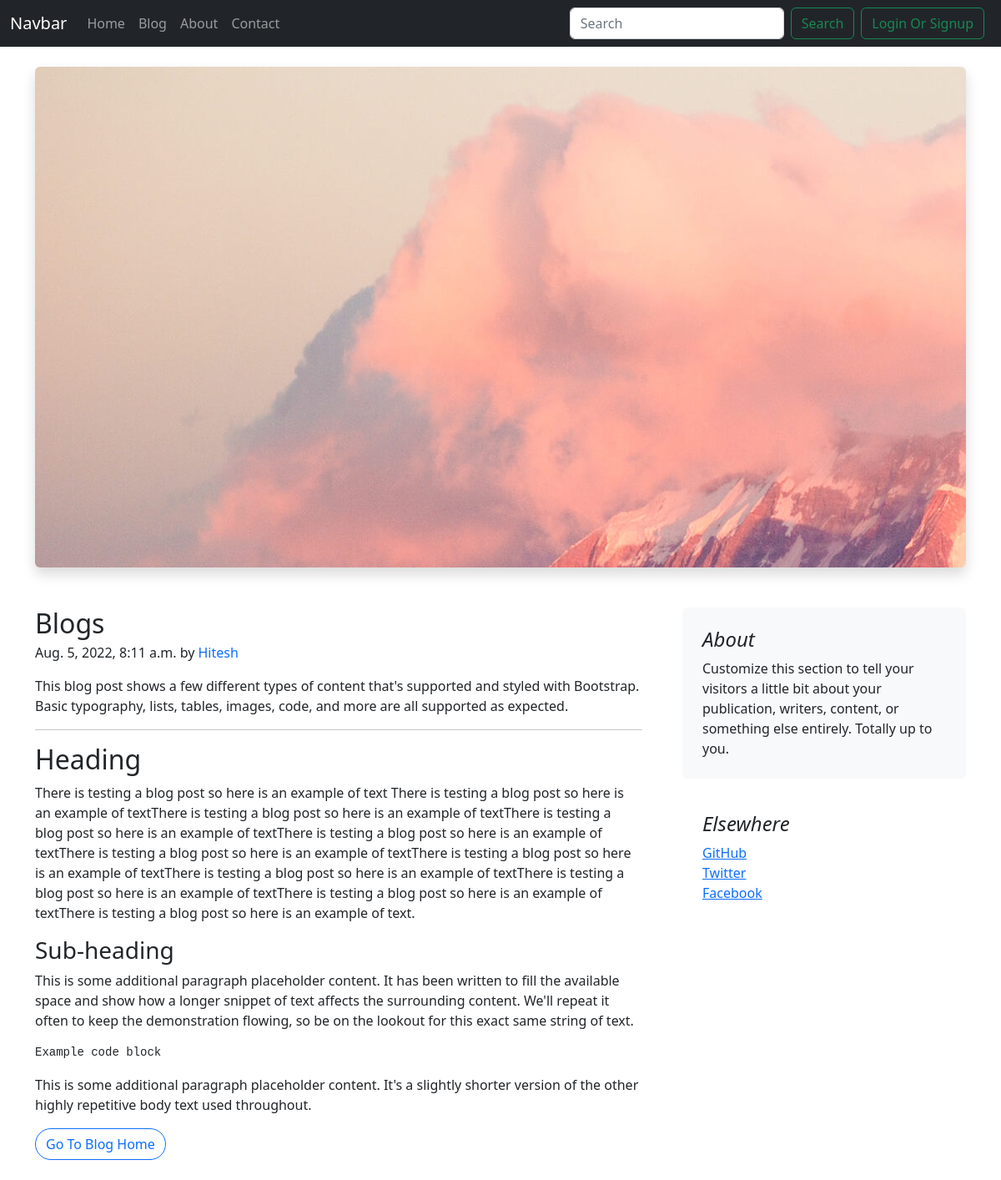
The page /blog/first-blog on the database its author committed.
### blog/models.py (models this page shows, shortened)
class Post(models.Model):
    sno = models.AutoField(primary_key=True)
    title = models.CharField(max_length=255)
    content = models.TextField()
    author = models.CharField(max_length=50)
    slug = models.CharField(max_length=500)
    timeStamp = models.DateTimeField(blank=True)
    image = models.ImageField(upload_to="blog/images", default="")

### blog/views.py (the view)
# urls.py: path('<str:slug>', views.blogPost, name='blogPost')
def blogPost (request, slug):
    post = Post.objects.filter(slug = slug).first()
    params = {'post':post}
    return render(request, 'blog/blogPost.html', params)

### templates/blog/blogPost.html (shortened to what this page needs)
{% extends 'base.html' %}
{% block body %}
<div class="container my-4">
    <div class="bg-image rounded shadow p-3 mb-5 bg-white"
        style="background-image: url('/media/{{post.image}}'); height: 75vh; object-fit: cover; background-repeat: no-repeat;">
    </div>
</div>
<div class="container my-4">
    <div class="row g-5" bis_skin_checked="1">
        <div class="col-md-8" bis_skin_checked="1">
            <article class="blog-post">
                <h2 class="blog-post-title mb-1">{{post.title}}</h2>
                <p class="blog-post-meta">{{post.timeStamp}} by <a href="/about/" target="_blank"
                        style="text-decoration:none;">{{post.author}}</a></p>
                <p>This blog post shows a few different types of content that's supported and styled with Bootstrap.
                    Basic
                    typography, lists, tables, images, code, and more are all supported as expected.</p>
                <hr>
                <h2>Heading</h2>
                <p>{{post.content}}</p>
                <h3>Sub-heading</h3>
                <p>This is some additional paragraph placeholder content. It has been written to fill the available
                    space
                    and show how a longer snippet of text affects the surrounding content. We'll repeat it often to keep
                    the
                    demonstration flowing, so be on the lookout for this exact same string of text.</p>
                <pre><code>Example code block</code></pre>
                <p>This is some additional paragraph placeholder content. It's a slightly shorter version of the other
                    highly repetitive body text used throughout.</p>
            </article>
            <nav class="blog-pagination" aria-label="Pagination">
                <a class="btn btn-outline-primary rounded-pill" href="/blog">Go To Blog Home</a>
            </nav>
        </div>
        <div class="col-md-4" bis_skin_checked="1">
            <div class="position-sticky" style="top: 2rem;" bis_skin_checked="1">
                <div class="p-4 mb-3 bg-light rounded" bis_skin_checked="1">
                    <h4 class="fst-italic">About</h4>
                    <p class="mb-0">Customize this section to tell your visitors a little bit about your publication,
                        writers, content, or something else entirely. Totally up to you.</p>
                </div>
                <div class="p-4" bis_skin_checked="1">
                    <h4 class="fst-italic">Elsewhere</h4>
                    <ol class="list-unstyled">
                        <li><a href="#">GitHub</a></li>
                        <li><a href="#">Twitter</a></li>
                        <li><a href="#">Facebook</a></li>
                    </ol>
                </div>
            </div>
        </div>
    </div>
</div>
{% endblock body %}

### templates/base.html (shortened to what this page needs)
<!doctype html>
<html lang="en">
  <head>
    <link href="https://cdn.jsdelivr.net/npm/bootstrap@5.2.0/dist/css/bootstrap.min.css" rel="stylesheet">
  </head>
  <body>
    <nav class="navbar navbar-expand-lg bg-dark navbar-dark">
      <div class="container-fluid">
        <a class="navbar-brand" href="/">Navbar</a>
        <div class="collapse navbar-collapse" id="navbarSupportedContent">
          <ul class="navbar-nav me-auto mb-2 mb-lg-0">
            <li class="nav-item">
              <a class="nav-link {% block homeActive %}{% endblock homeActive %}" aria-current="page" href="/">Home</a>
            </li>
            <li class="nav-item ">
              <a class="nav-link {% block blogActive %}{% endblock blogActive %}" href="/blog">Blog</a>
            </li>
            <li class="nav-item ">
              <a class="nav-link {% block aboutActive %}{% endblock aboutActive %}" href="/about/">About</a>
            </li>
            <li class="nav-item ">
              <a class="nav-link {% block contactActive %}{% endblock contactActive %}" href="/contact/">Contact</a>
            </li>
          </ul>
          <form method="get" action="/search" class="d-flex" role="search">
            <input class="form-control me-2" type="search" placeholder="Search" aria-label="Search" name="query" id="query">
            <button class="btn btn-outline-success" type="submit">Search</button>
            </form>
            <form method="post" action="/login/" class="d-flex" role="login" id="login-signup-form">
            <a role="button" id="login-signup-btn" class="btn btn-outline-success mx-2" href="/login/">Login Or Signup</a>
          </form>
        </div>
      </div>
    </nav>
    {% block body %}
    {% endblock body %}
  </body>
</html>

### rows shown on the page
Post: image (picture), title "Blogs", timeStamp "Aug. 5, 2022, 8:11 a.m.", author "Hitesh", content "There is testing a blog post so here is an example of text There is testing a blog post so here is an example of textThere is testing a blog post so here is an example of textThere is testing a blog post so here is an example of textThere is testing a blog post so here is an example of textThere is testing a blog post so here is an example of textThere is testing a blog post so here is an example of textThere is testing a blog post so here is an example of textThere is testing a blog post so here is an example of textThere is testing a blog post so here is an example of textThere is testing a blog post so here is an example of text."
